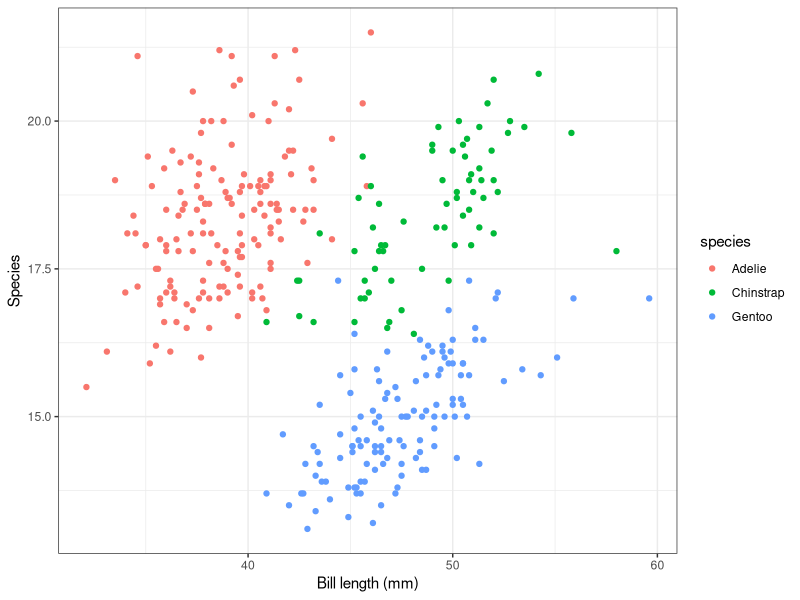

Recreate this plot in R.
library(tidyverse)
library(palmerpenguins)


ggplot(data = penguins, aes(x = bill_length_mm, y = bill_depth_mm, color = species)) +
  labs(x = "Bill length (mm)", y = "Species") +
  geom_point() + 
  theme_bw()

